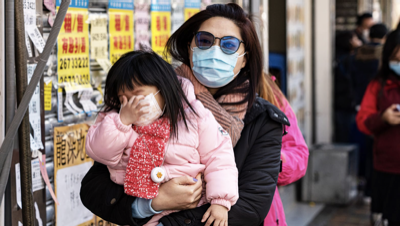
#> input picture data/raw/images/maksssksksss100.png, 400 x 226 px, found by its file name; its folder holds 4 pictures in this run
$ jupyter execute --allow-errors b_preprocess.ipynb
#> lines starting #> are read from the running program, lines starting #| are printed output that depends on the picture; after the words box and inside, x2 and y2 are one past the last pixel; in counts of white or black regions, pixels touching at a corner belong together; pictures that were not available may be replaced by others from this repository, and a replacement may not be noted
[cell 1]
SMALL_DATA_MODE = True
if SMALL_DATA_MODE:
    DATA_FILE = "data/smalldata/"
    datasize = 852
else:
    DATA_FILE = "data/"
    datasize = 852 #cambiar con el tamaño total de los datos

[cell 2]
# PARAMETER
#-------------
# check if IS_MASTER exists, this variable will only exist if it's being called by MASTER notebook.
# if it does not exist, set it to False
try: IS_MASTER
except: IS_MASTER = False
# The code below will only run if it's NOT being called from MASTER notebook

if IS_MASTER == False:
    DATA_DIR = 'data/temp/' #
    RAW_FILE = f'data/raw/smalldata/' # use "small data" here
    PROCESSED_FILE = f'{DATA_DIR}processed.pkl' # always use pickle for fast I/O!
    OTHER_PREPROCESS_PARAMETER = ... # e.g. batch size, sliding window size, etc

[cell 3]
from xml.dom import minidom
import cv2 as cv2

[cell 4]
def getText(nodelist):
    rc = []
    for node in nodelist:
        if node.nodeType == node.TEXT_NODE:
            rc.append(node.data)
    return ''.join(rc)

# Cropping the faces
We begin by cropping the faces from the training data. This would be useful to train the HOG detector.

[cell 5]
counter=1
extension='.png'

#> (the rest of this cell did not finish here and is left out)

[cell 6]
import os
directory = DATA_FILE + 'temp/cropped/Si/'

#> (the rest of this cell did not finish here and is left out)

[cell 7]
import os
directory = DATA_FILE + 'temp/cropped/No/'

for filename in os.listdir(directory):
    if filename.endswith(".png"):
        make = filename.split("/")[-1]
        print(make)
        img=cv2.imread(directory+filename, 0)
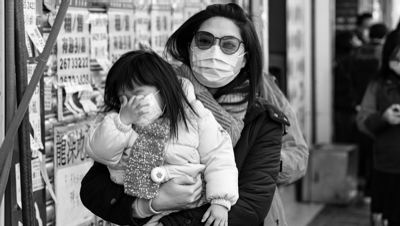
#> img: shape (226, 400); min 0, max 253, mean 108.7
        # load the image, convert it to grayscale, and detect edges
        #try:
            #gray = cv2.cvtColor(image, cv2.COLOR_BGR2GRAY)

        edges = cv2.Canny(img,100,200)
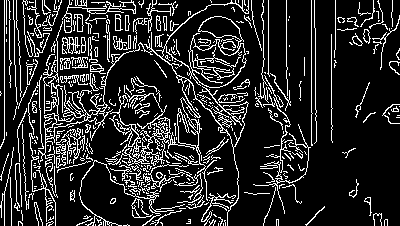
#> edges: shape (226, 400); 16% white in thin lines or dots
        resized = cv2.resize(edges, (200, 100))
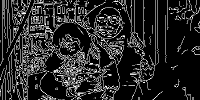
#> resized: shape (100, 200); min 0, max 255, mean 40.6
        path = DATA_FILE + 'temp/resized/'+ make + '/'
        extension = '.png'
        if not cv2.imwrite(path+ filename + extension, resized):
            raise Exception("Could not write image")

[cell 8]
directory = DATA_FILE + 'temp/cropped/Mal/'

for filename in os.listdir(directory):
    if filename.endswith(".png"):
        make = directory.split("/")[-2]
        #print(make)
        img=cv2.imread(directory+filename, 0)
        # load the image, convert it to grayscale, and detect edges
        #try:
            #gray = cv2.cvtColor(image, cv2.COLOR_BGR2GRAY)

        edges = cv2.Canny(img,100,200)
        resized = cv2.resize(edges, (200, 100))
        path = DATA_FILE + 'temp/resized/'+ make + '/'
        if not cv2.imwrite(path+ filename, resized):
            raise Exception("Could not write image")

# HOG Descriptor

[cell 9]
#definition of HOG descriptor

cell_size = (8, 8)  # h x w in pixels
block_size = (2, 2)  # h x w in cells
nbins = 9  # number of orientation bins

# winSize is the size of the image cropped to an multiple of the cell size
hog = cv2.HOGDescriptor(_winSize=(200 // cell_size[1] * cell_size[1],
                                  100 // cell_size[0] * cell_size[0]),
                        _blockSize=(block_size[1] * cell_size[1],
                                    block_size[0] * cell_size[0]),
                        _blockStride=(cell_size[1], cell_size[0]),
                        _cellSize=(cell_size[1], cell_size[0]),
                        _nbins=nbins)

n_cells = (100 // cell_size[0], 200 // cell_size[1])

[cell 10]
import glob
import os
import numpy as np
samples = []
labels = []

Si_path = "data/smalldata/temp/resized/Si/"
No_path = "data/smalldata/temp/resized/No/"
Mal_path = "data/smalldata/temp/resized/Mal/"
# Get positive samples
for filename in glob.glob(os.path.join(Si_path, '*.png')):
    img = cv2.imread(filename, 0)
    hist = hog.compute(img)
    samples.append(hist)
    labels.append(2)

# Get negative samples
for filename in glob.glob(os.path.join(Mal_path, '*.png')):
    img = cv2.imread(filename, 0)
    hist = hist = hog.compute(img)
    samples.append(hist)
    labels.append(1)

# Get negative samples
for filename in glob.glob(os.path.join(No_path, '*.png')):
    img = cv2.imread(filename, 0)
    hist = hist = hog.compute(img)
    samples.append(hist)
    labels.append(0)

# Convert objects to Numpy Objects
samples = np.float32(samples)
labels = np.array(labels)


# Shuffle Samples
rand = np.random.RandomState(321)
shuffle = rand.permutation(len(samples))
#> shuffle = [1, 2, 0]
samples = samples[shuffle]
labels = labels[shuffle]
#> labels = [1, 0, 2]

print(labels)
#| [1 0 2]

$ run again, on data/raw/images/maksssksksss138.png
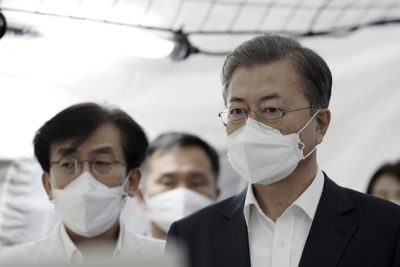
#> input picture data/raw/images/maksssksksss138.png, 400 x 267 px, found by its file name
#> `edges = cv2.Canny(img,100,200)`:
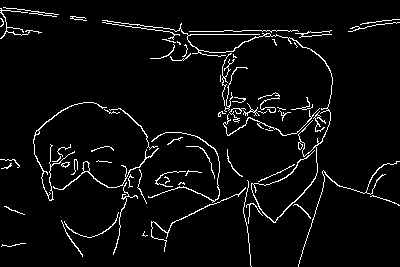
#> edges: shape (267, 400); 4.5% white in thin lines or dots
#> `resized = cv2.resize(edges, (200, 100))`:
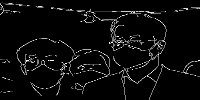
#> resized: shape (100, 200); min 0, max 254, mean 11.3
#> shuffle = [1, 2, 0]
#> labels = [1, 0, 2]
#| [1 0 2]

$ run again, on data/raw/images/maksssksksss142.png
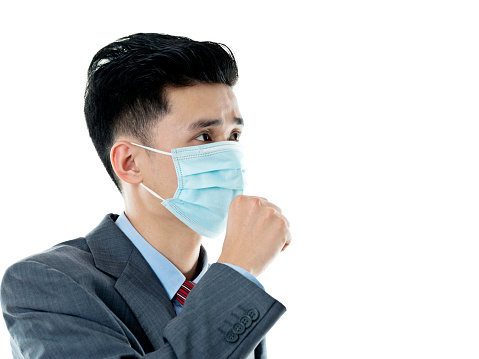
#> input picture data/raw/images/maksssksksss142.png, 479 x 359 px, found by its file name
#> `edges = cv2.Canny(img,100,200)`:
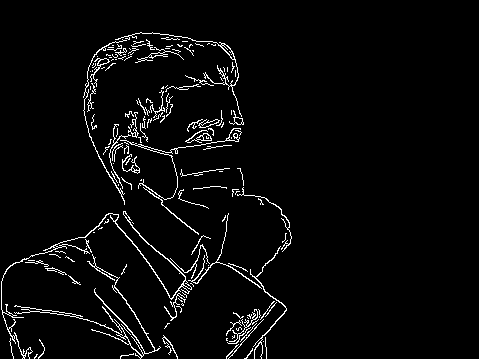
#> edges: shape (359, 479); 3.6% white in thin lines or dots, all inside (x1, y1, x2, y2) = (1, 32, 292, 359)
#> `resized = cv2.resize(edges, (200, 100))`:
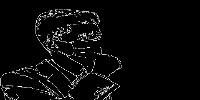
#> resized: shape (100, 200); min 0, max 255, mean 9.3
#> shuffle = [1, 2, 0]
#> labels = [1, 0, 2]
#| [1 0 2]

$ run again, on data/raw/images/maksssksksss146.png
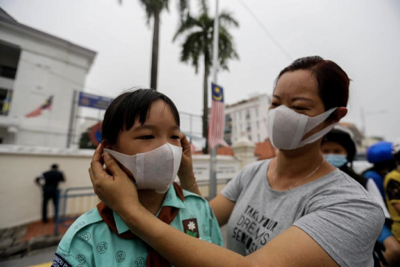
#> input picture data/raw/images/maksssksksss146.png, 400 x 267 px, found by its file name
#> `edges = cv2.Canny(img,100,200)`:
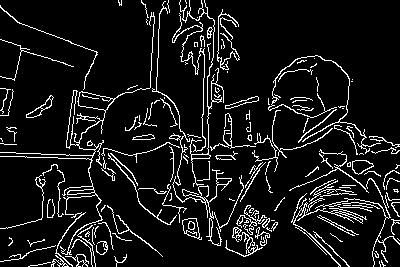
#> edges: shape (267, 400); 9.2% white in thin lines or dots
#> `resized = cv2.resize(edges, (200, 100))`:
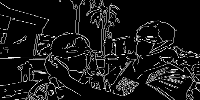
#> resized: shape (100, 200); min 0, max 255, mean 23.3
#> shuffle = [1, 2, 0]
#> labels = [1, 0, 2]
#| [1 0 2]
